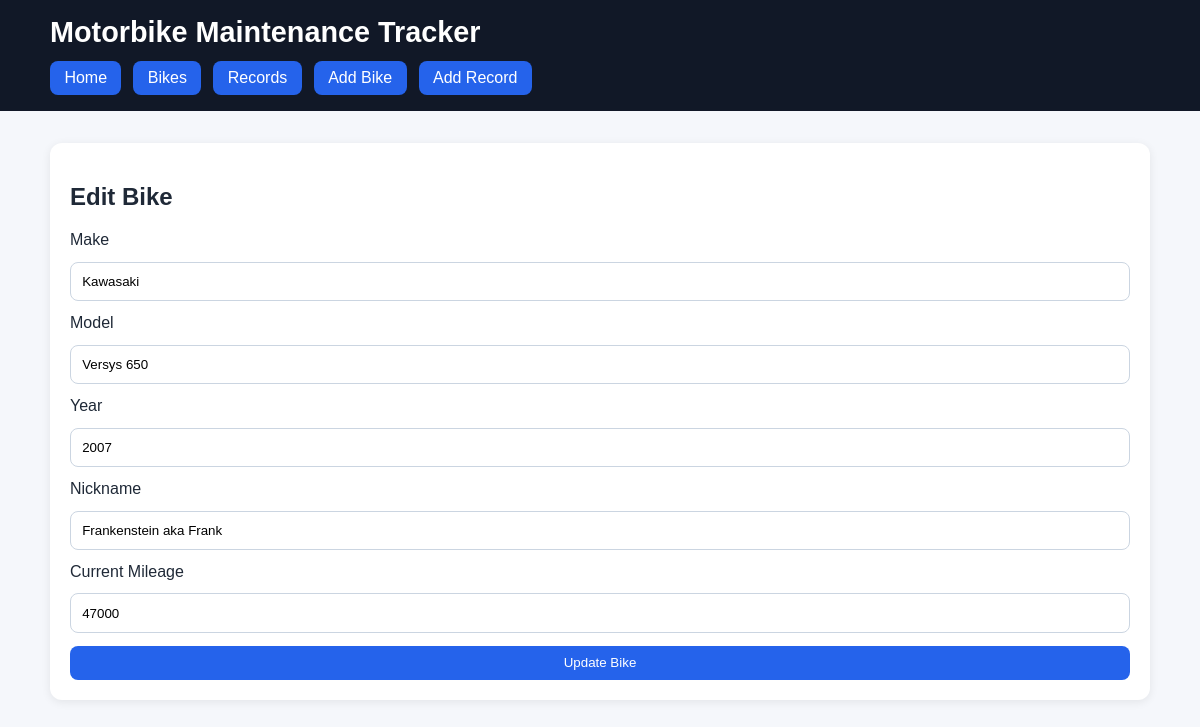
The page /bikes/1/edit on the database its author committed.
### models.py (models this page shows, shortened)
class Bike(db.Model):
    __tablename__ = "bikes"
    id = db.Column(db.Integer, primary_key=True)
    make = db.Column(db.String(100), nullable=False)
    model = db.Column(db.String(100), nullable=False)
    year = db.Column(db.Integer, nullable=False)
    nickname = db.Column(db.String(100), nullable=True)
    current_mileage = db.Column(db.Integer, nullable=False)
    maintenance_records = db.relationship(
        "MaintenanceRecord",
        backref="bike",
        cascade="all, delete-orphan",
        lazy=True,
    )

### app.py (the view, shortened to what this page needs)
    @app.route("/bikes/<int:bike_id>/edit", methods=["GET", "POST"])
    def edit_bike(bike_id):
        bike = Bike.query.get_or_404(bike_id)
        return render_template("edit_bike.html", bike=bike)

### templates/edit_bike.html (shortened to what this page needs)
{% extends "base.html" %}
{% block content %}
<section class="card form-card">
    <h2>Edit Bike</h2>
    <form method="POST">
        <label>Make</label>
        <input type="text" name="make" value="{{ bike.make }}" required>
        <label>Model</label>
        <input type="text" name="model" value="{{ bike.model }}" required>
        <label>Year</label>
        <input type="number" name="year" value="{{ bike.year }}" required>
        <label>Nickname</label>
        <input type="text" name="nickname" value="{{ bike.nickname or '' }}">
        <label>Current Mileage</label>
        <input type="number" name="current_mileage" value="{{ bike.current_mileage }}" required>
        <button type="submit" class="button">Update Bike</button>
    </form>
</section>
{% endblock %}

### static/style.css (style rules this page uses)
* { box-sizing: border-box; }
body { margin: 0; font-family: Arial, sans-serif; background: #f5f7fb; color: #1f2937; }
.card { background: white; border-radius: 12px; padding: 1.25rem; box-shadow: 0 2px 10px rgba(0, 0, 0, 0.08); margin-bottom: 1rem; }
.button, button { background: #2563eb; color: white; border: none; border-radius: 8px; padding: 0.6rem 1rem; text-decoration: none; cursor: pointer; display: inline-block; }
.form-card form { display: grid; gap: 0.8rem; }
input, select, textarea { width: 100%; padding: 0.7rem; border: 1px solid #cbd5e1; border-radius: 8px; }

### rows shown on the page
Bike: make "Kawasaki", model "Versys 650", year "2007", nickname "Frankenstein aka Frank", current_mileage "47000"
